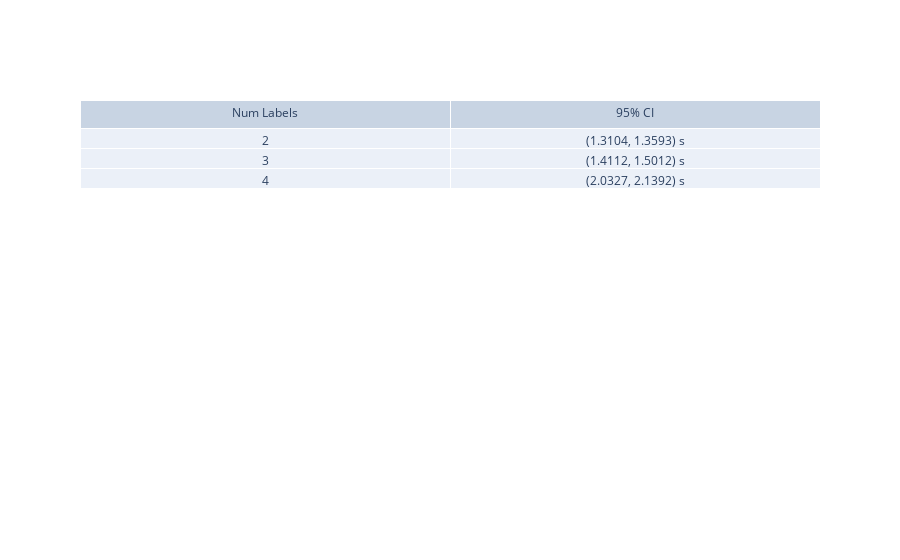

This figure's notebook cell:
### Code cell
# Setup and Experiments
AA_decile_scores = df[df['race'] == 'African-American']['decile_score'].tolist()
AA_decile_score_props = [AA_decile_scores.count(i)/len(AA_decile_scores) for i in range(1,11)]
possible_scores = list(range(1,11))
extrapolated_AA_scores = list(choices(possible_scores, AA_decile_score_props, k=100000))
white_decile_scores = df[df['race'] == 'Caucasian']['decile_score'].tolist()

alpha = 0.05
conf_interval_list = []
num_vals = list(range(2,5))

for val_count in num_vals:
    data = group_decile_scores(extrapolated_AA_scores, val_count)[0]
    val_list = list(range(val_count))
    hypothesis = group_decile_scores(white_decile_scores, val_count)[1]
    time = %timeit -n 1 -r 10 -o hypothesis_test_silent(data, val_list, alpha, hypothesis)
    units = 's'
    mean = time.average
    stdev = time.stdev
    if mean >= 60:
        mean /= 60
        stdev /= 60
        units = 'min'
    n = 100000
    conf_interval = st.t.interval(0.95, df=n-1, loc=mean, scale=stdev)
    rounded_conf_interval = tuple(round(i, 4) for i in conf_interval)
    conf_interval_list.append(str(rounded_conf_interval) + ' ' + units)

fig = go.Figure(data=[go.Table(header=dict(values=['Num Labels', '95% CI']),
                              cells=dict(values=[num_vals, conf_interval_list]))])
plotly.io.write_image(fig, r"Results/run_time_results.pdf", format="pdf", engine="orca")
fig.show()

### Figure 1 — Plotly figure (JSON) as saved in the notebook; plotly's stock layout.template omitted (floating-point values rounded to 4 significant figures)
{"data": [{"cells": {"values": [[2, 3, 4], ["(1.3104, 1.3593) s", "(1.4112, 1.5012) s", "(2.0327, 2.1392) s"]]}, "header": {"values": ["Num Labels", "95% CI"]}, "type": "table"}], "layout": {}}
